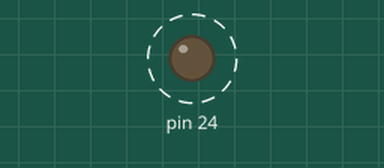
Recording of a program running on a simulated Teensy 4. Shown: output pins drawn as LEDs (lit = HIGH). Dashed ring = blinking.

Above: at 0.05 s.
Timing chart, 0 to 3.0 s (numbered marks = the images above):
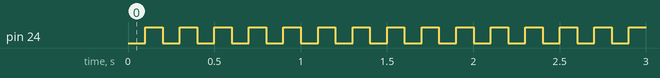

The program:

main.cpp
```cpp
#include <Arduino.h>
#include <EasyTransfer.h>

//create object
EasyTransfer ET;

struct SEND_DATA_STRUCTURE{
  //put your variable definitions here for the data you want to send
  //THIS MUST BE EXACTLY THE SAME ON THE OTHER ARDUINO
  int16_t pz;
};

//give a name to the group of data
SEND_DATA_STRUCTURE mydata;

void setup(){
  Serial.begin(9600);

  // while(!Serial)
  // {

  // }
  Serial8.begin(9600);
  //start the library, pass in the data details and the name of the serial port. Can be Serial, Serial1, Serial2, etc.
  ET.begin(details(mydata), &Serial8);

  pinMode(24, OUTPUT);
  digitalWrite(24,LOW);


}

void loop(){

  delay(100);
  mydata.pz = 333;
  ET.sendData();
  digitalWrite(24,HIGH);
  delay(100);
  mydata.pz = 0;
  ET.sendData();
  digitalWrite(24,LOW);
}
```

Measured:
- by itself, pin 24: alternates HIGH for 0.10 s and LOW for 0.10 s
